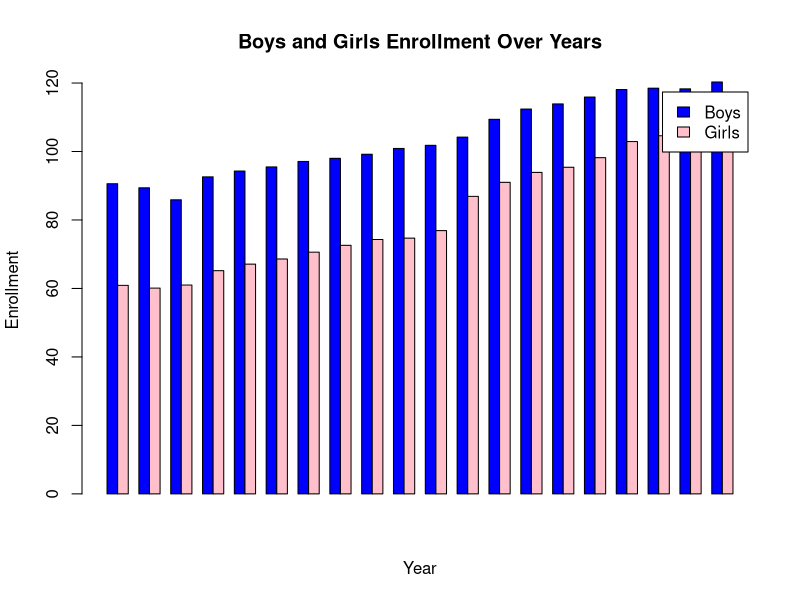
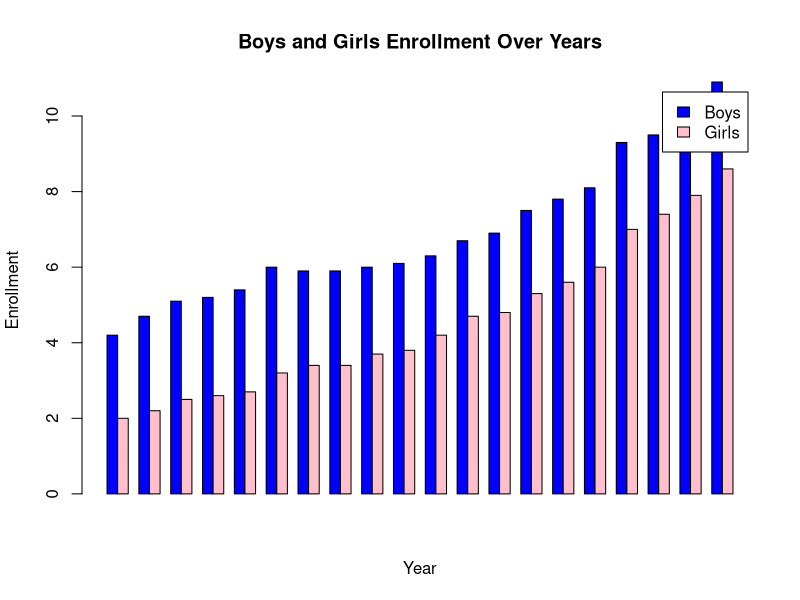

The R source for these figures, in order:
library(dplyr)
data <- read.csv("StudentEducation.csv")

filtered_data <- filter(data, Year >= 1991 & Year <= 2011)


YEAR <- filtered_data[1]
BOYS_ENROLLED <- filtered_data[2] + filtered_data[5] + filtered_data[8]
boys_enrolled <- data.frame(YEAR, BOYS_ENROLLED)

GIRLS_ENROLLED <- filtered_data[3] + filtered_data[6] + filtered_data[9]
girls_enrolled <- data.frame(YEAR, GIRLS_ENROLLED)
girls_enrolled


plot_data <- data.frame(YEAR, BOYS_ENROLLED, GIRLS_ENROLLED)
barplot(
  height = t(as.matrix(plot_data[, -1])),  # Transpose the matrix
  beside = TRUE,
  col = c("blue", "pink"),  # Colors for boys and girls
  names.arg = plot_data$YEAR,
  legend.text = c("Boys", "Girls"),
  xlab = "Year",
  ylab = "Enrollment",
  main = "Boys and Girls Enrollment Over Years"
)

BOYS_ENROLLED2 <- filtered_data[11]
boys_enrolled2 <- data.frame(YEAR, BOYS_ENROLLED2)

GIRLS_ENROLLED2 <- filtered_data[12]
girls_enrolled2 <- data.frame(YEAR, GIRLS_ENROLLED2)

plot_data2 <- data.frame(YEAR, BOYS_ENROLLED2, GIRLS_ENROLLED2)
barplot(
  height = t(as.matrix(plot_data2[, -1])),  # Transpose the matrix
  beside = TRUE,
  col = c("blue", "pink"),  # Colors for boys and girls
  names.arg = plot_data2$YEAR,
  legend.text = c("Boys", "Girls"),
  xlab = "Year",
  ylab = "Enrollment",
  main = "Boys and Girls Enrollment Over Years"
)